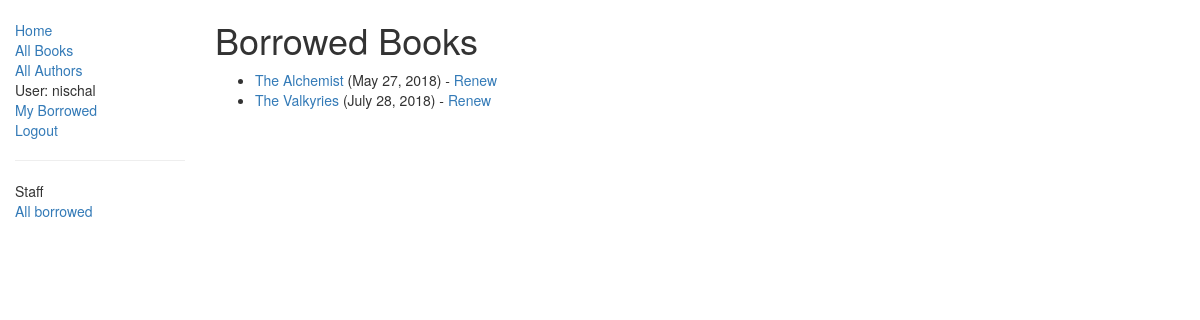
/catalog/borrowed/ (signed in), run on an earlier commit of the app's database.
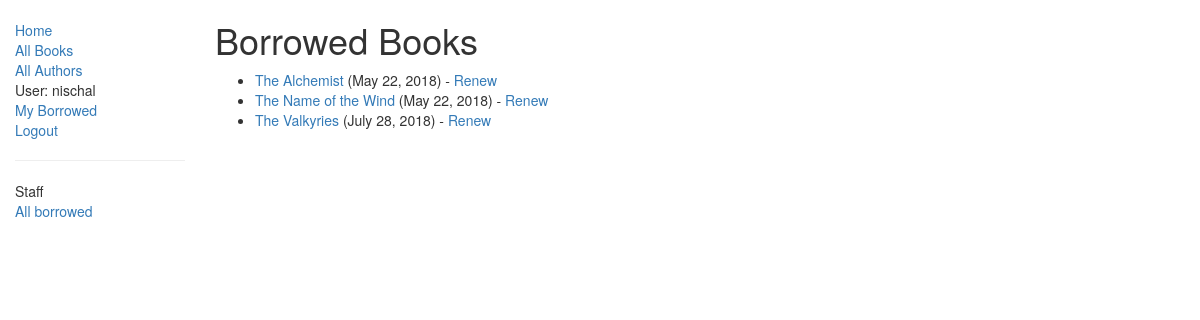
And on a later commit of the database.
### catalog/models.py (models this page shows, shortened)
class BookInstance(models.Model):
	id = models.UUIDField(primary_key=True, default=uuid.uuid4, help_text='Unique ID for the particular book across the entire library')
	book = models.ForeignKey('Book', on_delete=models.SET_NULL, null=True)
	imprint = models.CharField(max_length=200)
	due_back = models.DateField(null=True, blank=True)
	borrower = models.ForeignKey(User, on_delete=models.SET_NULL, null=True, blank=True)
	@property
	def is_overdue(self):
		if self.due_back and date.today() > self.due_back:
			return True
		return False
	LOAN_STATUS = (
		('m', 'Maintenance'),
		('o', 'On Loan'),
		('a', 'Available'),
		('r', 'Reserved'),
	)
	status = models.CharField(max_length=1, choices=LOAN_STATUS, blank=True, default='m', help_text='Book Availability')
	class Meta:
		ordering = ['due_back']
		permissions = (('can_marked_returned', 'Set book as returned'), )

class Book(models.Model):
	title = models.CharField(max_length=200)
	author = models.ForeignKey('Author', on_delete=models.SET_NULL, null=True)
	summary = models.TextField(max_length=1000, help_text='Enter a brief descrption of the book')
	isbn = models.CharField('ISBN', max_length=13, help_text='13 Character ISBN Number')
	genre = models.ManyToManyField(Genre, help_text='Select a genre for this book')
	language = models.ForeignKey(Language, on_delete=models.SET_NULL, null=True)
	def display_genre(self):
		return ', '.join([genre.name for genre in self.genre.all()[:3]])
	display_genre.short_description = 'Genre'

### catalog/views.py (the view)
class LoanedBooksAllListView(PermissionRequiredMixin, ListView):
    model = BookInstance
    permission_required = 'catalog.can_mark_returned'
    template_name ='catalog/bookinstance_list_borrowed_all.html'
    paginate_by = 5
    def get_queryset(self):
        return BookInstance.objects.filter(status__exact='o').order_by('due_back')

### catalog/templates/catalog/bookinstance_list_borrowed_all.html
{% extends "base_generic.html" %}
{% block content %}
    <h1>Borrowed Books</h1>
    {% if bookinstance_list %}
    <ul>
        {% for bookinst in bookinstance_list %}
        <li class="{% if bookinst.is_overdue %}text-danger{% endif %}">
            <a href="{% url "catalog:book-detail" bookinst.book.pk %}">{{ bookinst.book.title }}</a> ({{ bookinst.due_back }}) {% if perms.catalog.can_mark_returned %}- <a href="{% url 'catalog:renew-book-librarian' bookinst.id %}">Renew</a>  {% endif %}
        {% endfor %}
    </ul>
    {% else %}
        <p>There are no books borrowed!</p>
    {% endif %}
{% endblock content %}

What changed in the data, as far as the page shows it:
changed BookInstance "The Alchemist": due_back "May 27, 2018" → "May 22, 2018"
now on this page (row edited): BookInstance: book "The Name of the Wind", due_back "May 22, 2018"
